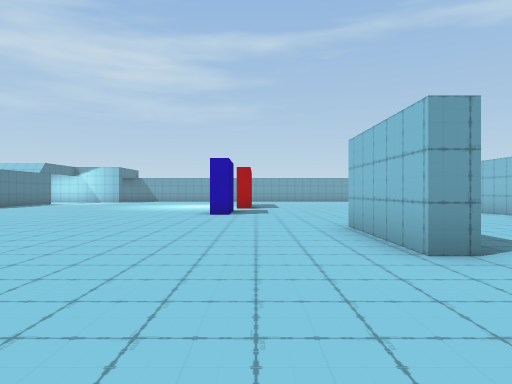
[1] (above)

24 first-person views from a walk through a scene from a Unity 3-D project. The camera is 1.2 m above the floor, looks level and sees 70° across. The floor is counted in squares, 2 m on a side. Each view is taken from the middle of a square. On the plan, view 1 faces up. The plan holds only what a view shows up to about 10 squares ahead; the rest is blank. The place goes on beyond the plan. The player is left out. Some animated figures are not drawn.

[2]
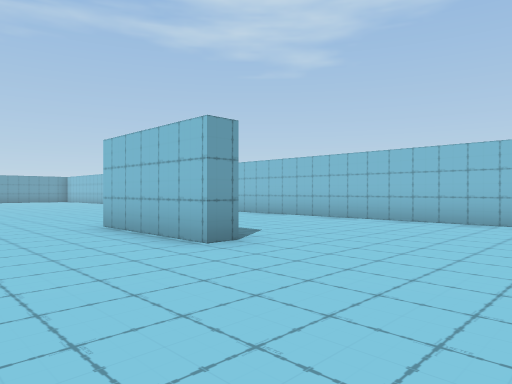

[3]
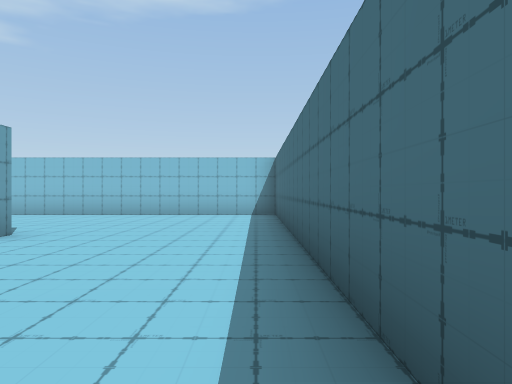

[4]
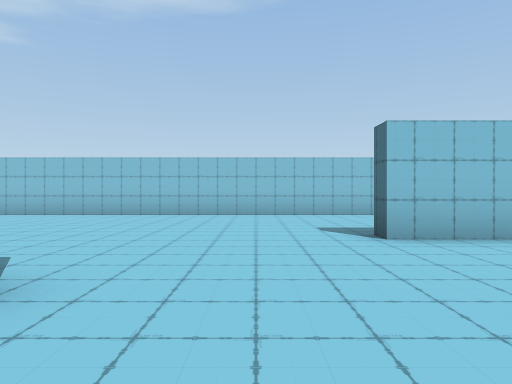

[5]
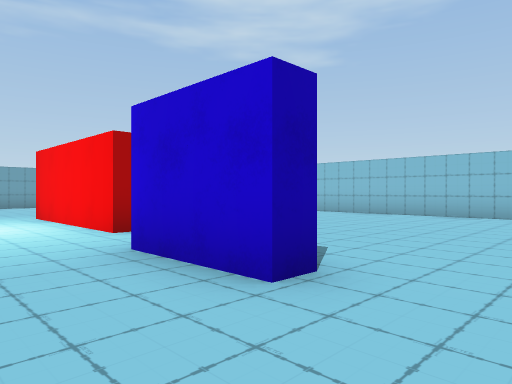

[6]
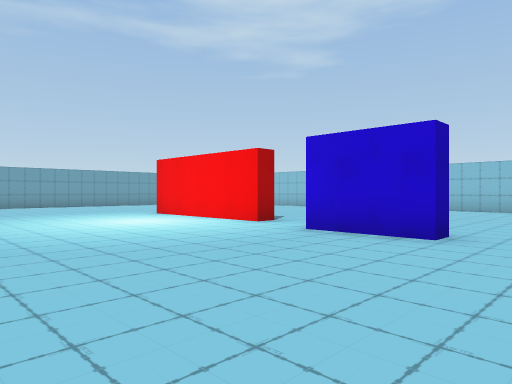

[7]
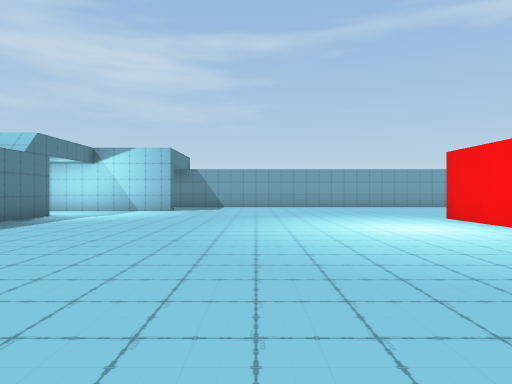

[8]
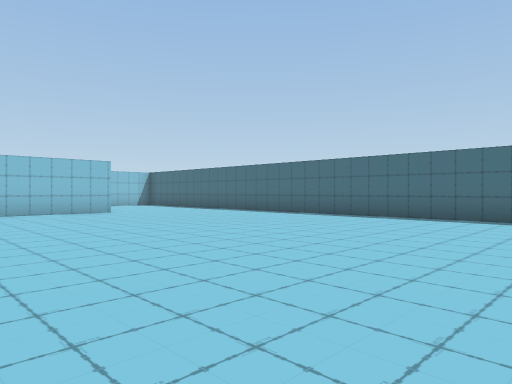

[9]
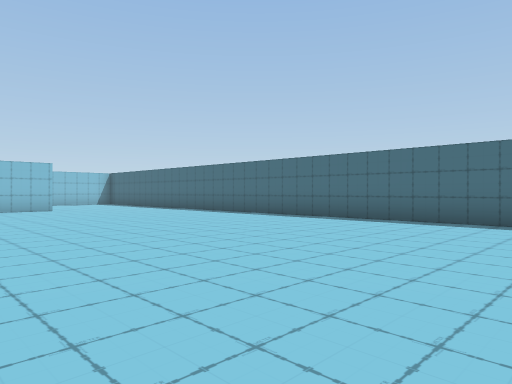

[10]
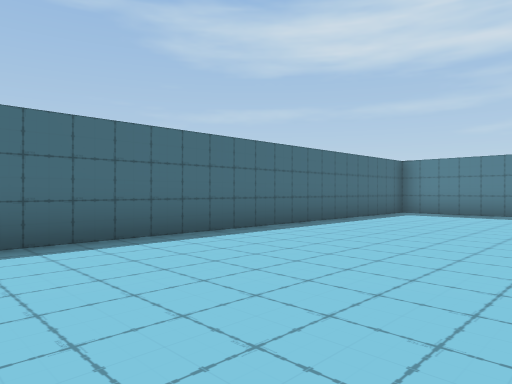

[11]
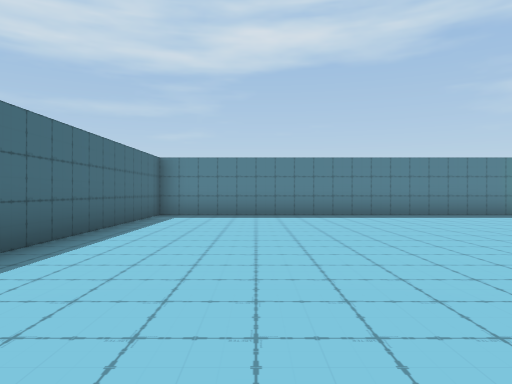

[12]
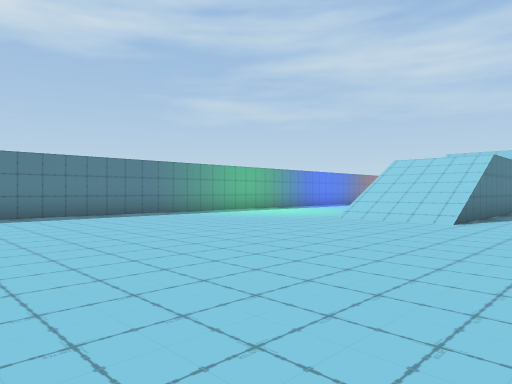

[13]
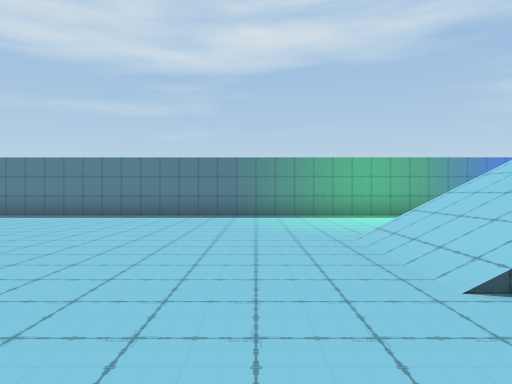

[14]
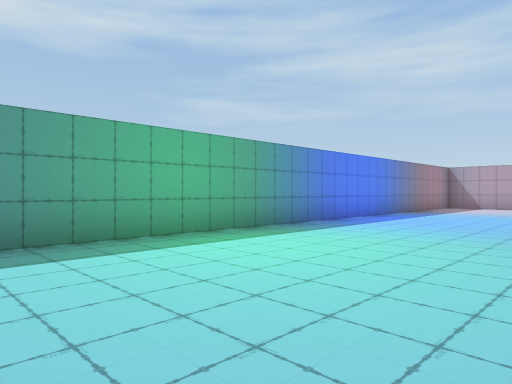

[15]
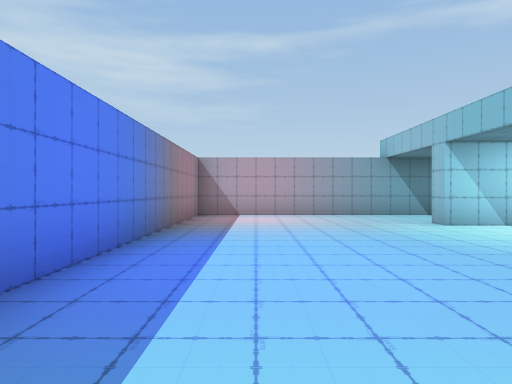

[16]
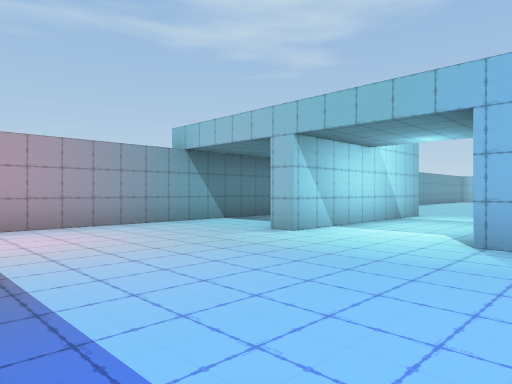

[17]
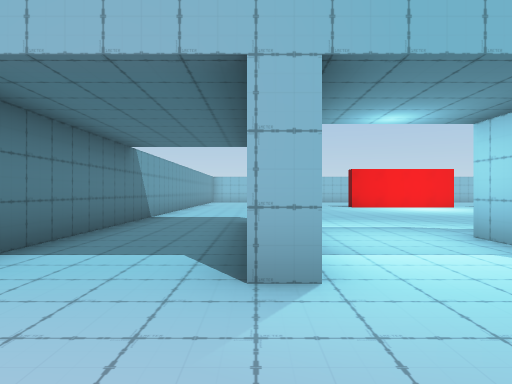

[18]
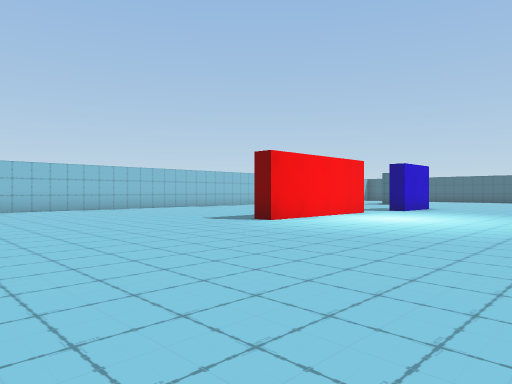

[19]
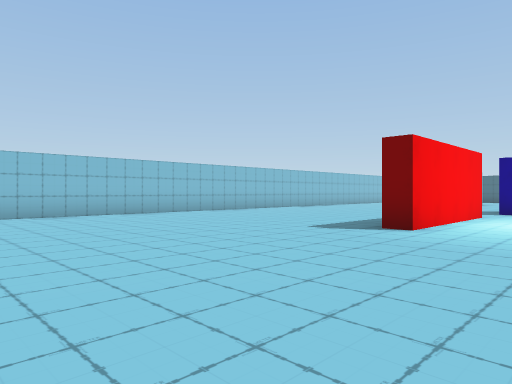

[20]
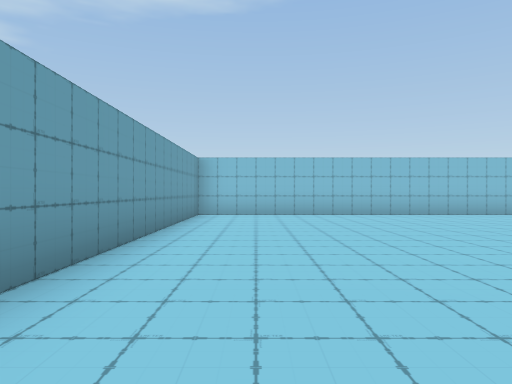

[21]
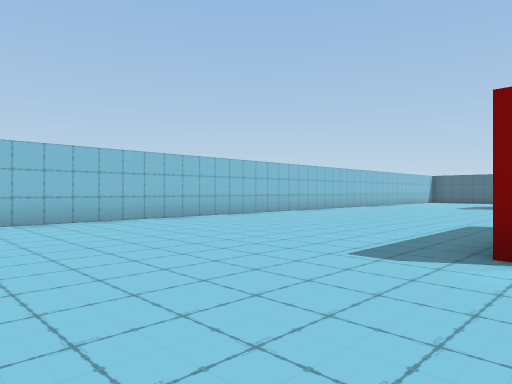

[22]
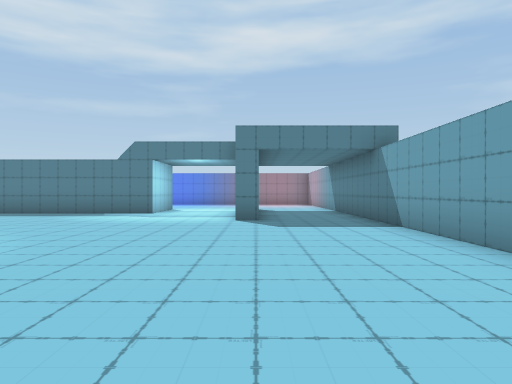

[23]
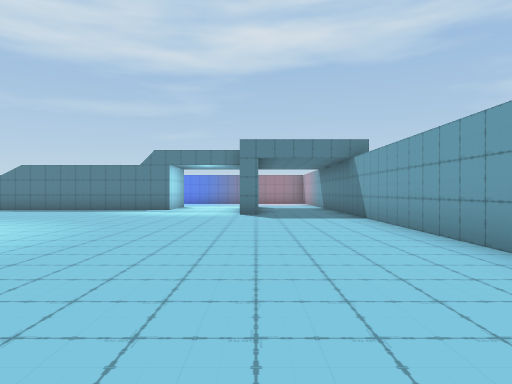

[24]
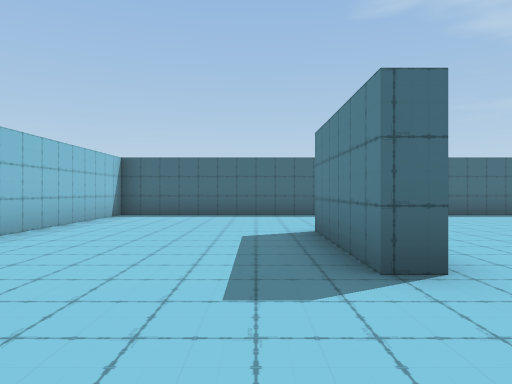

### Floor plan
Key: @ floor where view 1 was taken; # wall or solid block; . floor; / step, stairs or slope; O other object.
Columns run from 18 left of view 1 to 7 right of it. Each row starts with its distance up from view 1.
 24 ##########################
 23 #........................#
 22 #........................#
 21 #.....#####..............#
 20 #........................#
 19 #........................#
 18 #.....///................#
 17 #....  //.........#......#
 16 #....   /.........#......#
 15 #....   /.........#......#
 14 #....   /.........#......#
 13 #.... /// ...............#
 12 #.....///  ..............#
 11 #.....///. ......O.......#
 10 #......... ......O.......#
  9 #.......... .............#
  8 #........................#
  7 #........................#
  6 #...................#....#
  5 #...................#....#
  4 #...................#....#
  3 #........................#
  2 #........................#
  1 #........................#
  0 #.................@......#
 -1 ##########################

Where each view was taken, in squares from view 1:
view 1: 0 up, 0 right, facing up
view 2: 0 up, 1 left, facing up-right
view 3: 0 up, 3 left, facing right
view 4: 8 up, 3 left, facing right
view 5: 8 up, 3 left, facing up-right
view 6: 8 up, 6 left, facing up-right
view 7: 9 up, 5 left, facing up
view 8: 8 up, 9 left, facing down-right
view 9: 7 up, 11 left, facing down-right
view 10: 4 up, 7 left, facing down-left
view 11: 2 up, 8 left, facing left
view 12: 3 up, 8 left, facing up-left
view 13: 9 up, 8 left, facing left
view 14: 9 up, 13 left, facing up-left
view 15: 14 up, 16 left, facing up
view 16: 17 up, 17 left, facing up-right
view 17: 21 up, 15 left, facing right
view 18: 23 up, 6 left, facing down-right
view 19: 23 up, 3 left, facing down-right
view 20: 22 up, 3 left, facing right
view 21: 21 up, 1 left, facing down-right
view 22: 21 up, 0 right, facing left
view 23: 21 up, 2 right, facing left
view 24: 9 up, 3 right, facing down
